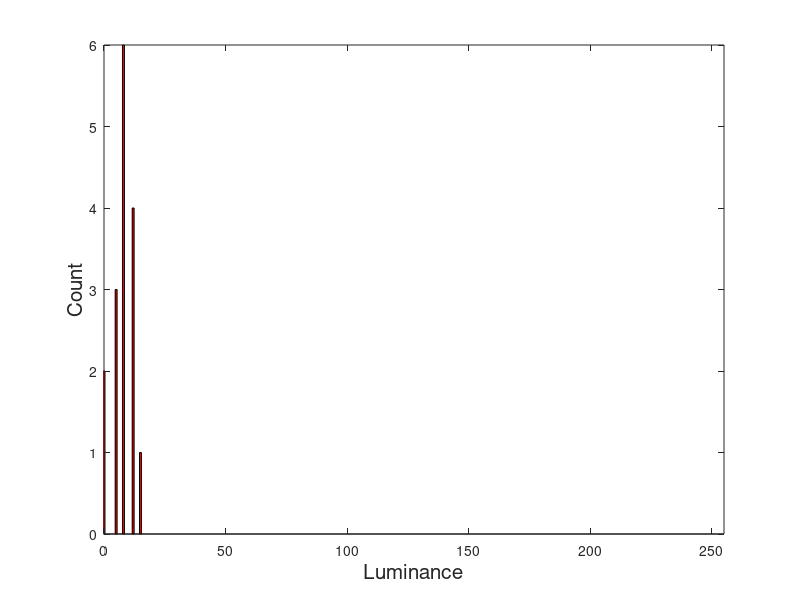

MATLAB code for this plot:
close all;
clc;

L = uint8([12,8,8,12;5,8,0,5;15,8,0,5;12,8,8,12]);

%histogram count
H_count = imhist(L);

figure;
bar(0:255, H_count, 'r');
xlabel('Luminance', 'FontSize', 15);
ylabel('Count','FontSize',15);
xlim([0 255]);
ylim([0 max(H_count)]);